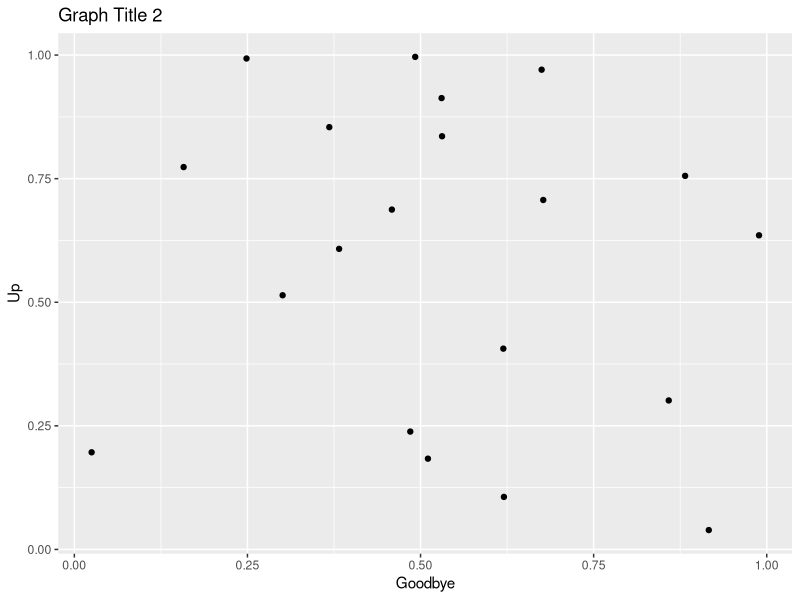

This figure's R source:
##----
##
##  Test File: Sample_Graph2.R
##    by MC
##
##----

#' This file makes a sample graph.
#' It's point is to demonstrate how to save a file to GitHub and track changes.

library(ggplot2)

# Some points:
x <- data.frame(a=runif(20),
                b=runif(20))

# Some graph:
ggplot(x, aes(a,b)) +
  geom_point() +
  xlab("Goodbye") +
  ylab("Up") +
  ggtitle("Graph Title 2")
